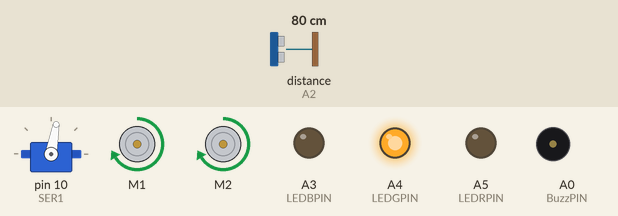
The sketch below on a simulated Arduino Uno, built with avr-gcc and run on an emulated ATmega328P. Parts: servo, 2 × DC motor (green arrow = forward, orange = backward, longer = faster), output pins drawn as LEDs (lit = HIGH), buzzer (waves = sounding, pin HIGH). Wiring (inferred from the names in the program): ultrasonic range finder: trigger A1; echo A2. The inputs (shaded band) are chosen by the test bench; at power-on: distance to the obstacle (sensor on A2) 80 cm. The echo pulse lasts 58.3 µs per cm; pins used as bus, display or sensor lines are not drawn.

Above: at 1.2 s.
1.3 s: distance to the obstacle (sensor on A2) set to 64 cm
2.8 s: distance to the obstacle (sensor on A2) set to 56 cm
At 3.6 s:
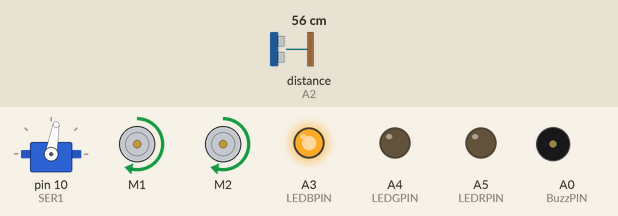
4.3 s: distance to the obstacle (sensor on A2) set to 33 cm
5.8 s: distance to the obstacle (sensor on A2) set to 27 cm
At 8.3 s:
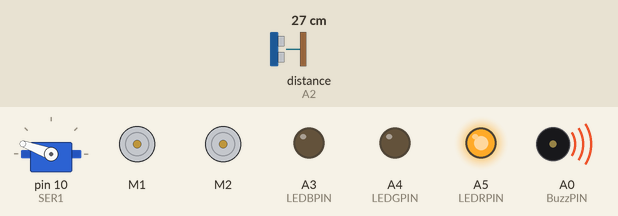
8.8 s: distance to the obstacle (sensor on A2) set to 120 cm
At 10.8 s:
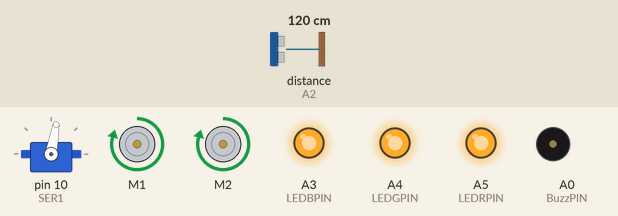
11.8 s: distance to the obstacle (sensor on A2) set to 95 cm
13.3 s: distance to the obstacle (sensor on A2) set to 86 cm
At 14.0 s:
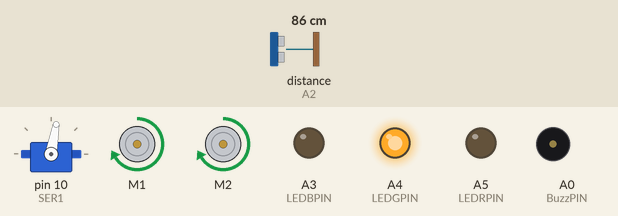
Timing chart, 0 to 15.8 s (numbered marks = the images above; inputs shaded):
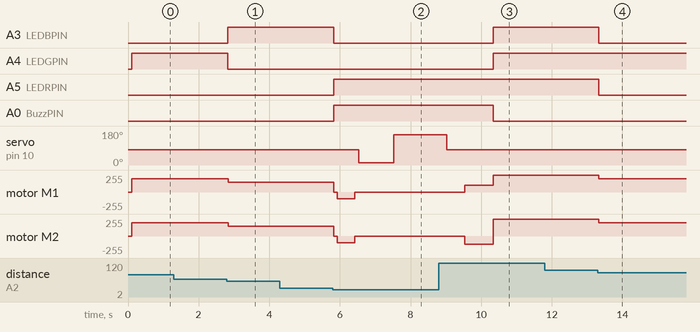

The sketch:

code.ino
```cpp
#include <AFMotor.h>  // Add Adafruit Motor Shield for Arduino kit library.
#include   <Servo.h>    // Add Servo Motor library.
#define BuzzPIN A0  // Assign PIN A0   as BuzzPIN (Connect Arduino UNO "A0" PIN with Buzzer "+" PIN).
#define TrigPIN   A1  // Assign PIN A1 as TrigPIN (Connect Arduino UNO "A1" PIN with Ultrasonic   Sonar Sensor "Trig" PIN).
#define EchoPIN A2  // Assign PIN A2 as EchoPIN (Connect   Arduino UNO "A2" PIN with Ultrasonic Sonar Sensor "Trig" PIN).
#define LEDBPIN   A3  // Assign PIN A3 as LEDBPIN (Connect Arduino UNO "A3" PIN with RGB Diffused   Common Cathode "LEDB" PIN).
#define LEDGPIN A4  // Assign PIN A4 as LEDGPIN   (Connect Arduino UNO "A4" PIN with RGB Diffused Common Cathode "LEDG" PIN).
#define   LEDRPIN A5  // Assign PIN A5 as LEDRPIN (Connect Arduino UNO "A5" PIN with RGB   Diffused Common Cathode "LEDR" PIN).
#define DCMROFF 25  // This sets Offset   to allow differences between the two DC traction Motors.
AF_DCMotor M1 (1, MOTOR12_64KHZ);   // Create DCMotor #1 using M1 output, Set to 64kHz PWM frequency.
AF_DCMotor   M2 (2, MOTOR12_64KHZ); // Create DCMotor #2 using M2 output, Set to 64kHz PWM frequency.
Servo   SER1; // Create Servo object to control Servo.
int Search (void) {                   //   Integer type variable declaration.
  float Duration = 0.0;               // Float   type variable declaration.
  float CM = 0.0;                     // Float type   variable declaration.
  digitalWrite (TrigPIN, LOW);        // TrigPIN output   as 0V (Logic low level).
  delayMicroseconds (2);              // Delay for 2us,   Send 10 us high pulse to Ultrasonic Sonar Sensor "TrigPIN".
  digitalWrite   (TrigPIN, HIGH);       // TrigPIN output as 5V (Logic high level).
  delayMicroseconds   (10);             // Delay for 10us.
  digitalWrite (TrigPIN, LOW);        //   TrigPIN output as 0V (Logic low level).
  Duration = pulseIn (EchoPIN, HIGH);   // Start counting time, Upto again EchoPIN back to logic "High Level" and puting   the "Time" into variable called "Duration".
  CM = (Duration/58.8);               //   Convert Distance into CM.
  return CM;                          // Return to   CM.
}
int RightDistance, LeftDistance;  // Distances on either side.
float   Distance = 0.00;            // Float type variable declaration.
void setup ()   {               // Setup loop.
  pinMode (BuzzPIN, OUTPUT);  // Declare BuzzPIN   as "Output PIN".
  pinMode (TrigPIN, OUTPUT);  // Declare TrigPIN as "Output   PIN".
  pinMode (EchoPIN, INPUT);   // Declare EchoPIN as "Output PIN".
   pinMode (LEDBPIN, OUTPUT);  // Declare LEDBPIN as "Output PIN".
  pinMode   (LEDGPIN, OUTPUT);  // Declare LEDGPIN as "Output PIN".
  pinMode (LEDRPIN,   OUTPUT);  // Declare LEDRPIN as "Output PIN".
  SER1.attach (10);           //   Attaches the Servo on pin 10 (SER1 on the Adafruit Motor Shield for Arduino kit   to the Servo object).
}
void loop () {                                    //   Main loop.
  SER1.write (80);                                // Tells the Servo   to position at 80 degrees (Facing forward).
  delay (100);                                    //   Delay for 0.1s.
  Distance = Search ();                           // Measuring   the Distance in CM.
  if (Distance < 30) {                            // If obstacle   found in 30cm.
    digitalWrite (BuzzPIN, HIGH);                 // BuzzPIN output   as 5V (Logic high level).
    digitalWrite (LEDBPIN, LOW);                  //   LEDBPIN output as 0V (Logic low level).
    digitalWrite (LEDGPIN, LOW);                  //   LEDGPIN output as 0V (Logic low level).
    digitalWrite (LEDRPIN, HIGH);                 //   LEDRPIN output as 5V (Logic high level).
    M1.setSpeed (100);                            //   Speed down.
    M2.setSpeed (100);                            // Speed down.
     ChangePath ();                                // If forward is blocked Change   direction.
  }
  else if ((Distance >= 30) && (Distance < 60)) { // If obstacle   found between 30cm to 60cm.
    digitalWrite (BuzzPIN, LOW);                  //   BuzzPIN output as 0V (Logic low level).
    digitalWrite (LEDBPIN, HIGH);                 //   LEDBPIN output as 5V (Logic high level).
    digitalWrite (LEDGPIN, LOW);                  //   LEDGPIN output as 0V (Logic low level).
    digitalWrite (LEDRPIN, LOW);                  //   LEDRPIN output as 0V (Logic low level).
    M1.setSpeed (150);                            //   Speed increase slightly.
    M2.setSpeed (150);                            //   Speed increase slightly.
    Forward ();                                   //   Robot move to Forward direction.
  }
  else if ((Distance >= 60) && (Distance   < 90)) { // If obstacle found between 60cm to 90cm.
    digitalWrite (BuzzPIN,   LOW);                  // BuzzPIN output as 0V (Logic low level).
    digitalWrite   (LEDBPIN, LOW);                  // LEDBPIN output as 0V (Logic low level).
     digitalWrite (LEDGPIN, HIGH);                 // LEDGPIN output as 5V (Logic   high level).
    digitalWrite (LEDRPIN, LOW);                  // LEDRPIN output   as 0V (Logic low level).
    M1.setSpeed (200);                            //   Speed up.
    M2.setSpeed (200);                            // Speed up.
     Forward ();                                   // Robot move to Forward direction.
   }
  else {                                          // If obstacle cannot be   found in 90cm.
    digitalWrite (BuzzPIN, LOW);                  // BuzzPIN output   as 0V (Logic low level).
    digitalWrite (LEDBPIN, HIGH);                 //   LEDBPIN output as 5V (Logic high level).
    digitalWrite (LEDGPIN, HIGH);                 //   LEDGPIN output as 5V (Logic high level).
    digitalWrite (LEDRPIN, HIGH);                 //   LEDRPIN output as 5V (Logic high level).
    M1.setSpeed (250);                            //   Speed increase fully.
    M2.setSpeed (250);                            // Speed   increase fully.
    Forward ();                                   // Robot move   to Forward direction.
  }
}
void ChangePath () {         // Path Change   loop.
  Stop ();                   // Robot Stop.
  Backward ();               //   Robot run Backward direction.
  Stop ();                   // Robot Stop.
   SER1.write (12);           // Check Distance to the Right.
  delay (500);               //   Delay for 0.5s.
  RightDistance = Search (); // Set Right Distance.
  delay   (500);               // Delay for 0.5s.
  SER1.write (160);          // Check   Distance to the Left.
  delay (1000);              // Delay for 1s.
  LeftDistance   = Search ();  // Set Left Distance.
  delay (500);               // Delay for   0.5s.
  SER1.write (80);           // Return to center.
  delay (500);               //   Delay for 0.5s.
  CompareDistance ();        // Find the longest distance.
}
void   CompareDistance () {                   // Distance Compare loop.
  if (RightDistance   > LeftDistance) {       // If Right is less obstructed.
     TurnRight ();                          //   Robot Turn into Right direction.
    }
  else if (LeftDistance > RightDistance)   {  // If Left is less obstructed.
      TurnLeft ();                          //   Robot Turn into Left direction.
    }
  else {                                    //   If both are equally obstructed.
      TurnAround ();                        //   Robot Turn Around.
    }
}
void Forward () {   // Forward loop.
  M1.run   (FORWARD); // Turn DCMotor #1 to Forward.
  M2.run (FORWARD); // Turn DCMotor   #1 to Forward.
}
void Backward () {    // Backward loop.
  M1.run (BACKWARD);   // Turn DCMotor #1 to Backward.
  M2.run (BACKWARD);  // Turn DCMotor #2 to   Backward.
  delay (500);       // Delay for 1s.
}
void TurnRight () {           //   Right Turn loop.
  M1.run (BACKWARD);          // Turn DCMotor #1 to Backward.
   M2.run (FORWARD);           // Turn DCMotor #2 to Forward.
  M1.setSpeed (100+DCMROFF);   // Calibrate the Speed of DCMotor #1.
  delay (300);                // Delay   for 0.7s.
}
void TurnLeft () {            // Left Turn loop.
  M1.run (FORWARD);            // Turn DCMotor #1 to Forward.
  M2.run (BACKWARD);          // Turn   DCMotor #2 to Backward.
  M2.setSpeed (100+DCMROFF);  // Calibrate the Speed   of DCMotor #2.
  delay (300);                // Delay for 0.7s.
}
void   TurnAround () {          // Trun Around loop.
  M1.run (FORWARD);           //   Turn DCMotor #1 to Forward.
  M2.run (BACKWARD);          // Turn DCMotor #2   to Backward.
  M2.setSpeed (100+DCMROFF);  // Calibrate the Speed of DCMotor   #2.
  delay (700);               // Delay for 2.1s.
}
void Stop () {      //   Stop loop.
  M1.run (RELEASE); // Release DCMotor #1.
  M2.run (RELEASE);   // Release DCMotor #2.
  delay (100);      // Delay for 0.1s.
}
```

Measured:
- the behaviour switches between 61 and 60 cm on distance to the obstacle (sensor on A2) (found by bisection; images 0 and 1)
- the behaviour switches between 31 and 30 cm on distance to the obstacle (sensor on A2) (found by bisection; images 1 and 2)
- the behaviour switches between 92 and 91 cm on distance to the obstacle (sensor on A2) (found by bisection; images 3 and 4)
- after the input at 1.3 s, every drawn part: stays the same
- after the input at 2.8 s, A3 (LEDBPIN): LOW → HIGH at once; A4 (LEDGPIN): HIGH → LOW at once; motor M1, motor M2: forward 200/255 → forward 150/255 at once
- after the input at 4.3 s, every drawn part: stays the same
- after the input at 5.8 s, A3 (LEDBPIN): HIGH → LOW at once; A5 (LEDRPIN), A0 (BuzzPIN): LOW → HIGH at once; servo on pin 10 (SER1): 80° → 12° after 0.73 s, → 160° 1.0 s later; motor M1, motor M2: forward 150/255 → stopped at once, → backward 100/255 0.10 s later, → stopped 0.50 s later
- after the input at 8.8 s, A3 (LEDBPIN), A4 (LEDGPIN): LOW → HIGH after 1.5 s; A0 (BuzzPIN): HIGH → LOW after 1.5 s; servo on pin 10 (SER1): goes on until 9.0 s, then stays 80°
- after the input at 11.8 s, every drawn part: stays the same
- after the input at 13.3 s, A3 (LEDBPIN), A5 (LEDRPIN): HIGH → LOW at once; motor M1, motor M2: forward 250/255 → forward 200/255 at once
